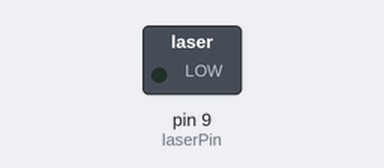
Bench run of a sketch on a simulated Arduino Uno, built with avr-gcc and run on an emulated ATmega328P. Parts: switched loads named in the sketch (green lamp = pin HIGH). Dashed ring = blinking. What the sketch prints to the serial monitor is not drawn.

Above: at 0.5 s.
Timing chart, 0 to 3.0 s (numbered marks = the images above):
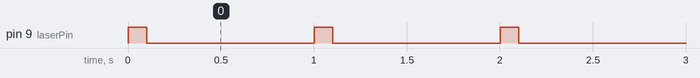

The sketch:

ESTADO_SAT_LASER.ino
```cpp
const int laserPin = 9;
int currentState = 0;

void sendPulses(int n) {
  unsigned long start = millis();

  for (int i = 0; i < n; i++) {
    digitalWrite(laserPin, HIGH);
    delay(100);
    digitalWrite(laserPin, LOW);
    delay(100);
  }

  while (millis() - start < 1000) {
    digitalWrite(laserPin, LOW);
  }
}

void setup() {
  pinMode(laserPin, OUTPUT);
  Serial.begin(115200);
  Serial.println("0=ESTABLE 1=ALERTA 2=EMERGENCIA");
}

void loop() {

  if (Serial.available()) {
    char c = Serial.read();
    if (c == '0') currentState = 0;
    if (c == '1') currentState = 1;
    if (c == '2') currentState = 2;
  }

  if (currentState == 0) sendPulses(1);
  if (currentState == 1) sendPulses(3);
  if (currentState == 2) sendPulses(6);
}
```

Measured:
- by itself, pin 9 (laserPin): alternates HIGH for 0.10 s and LOW for 0.90 s
